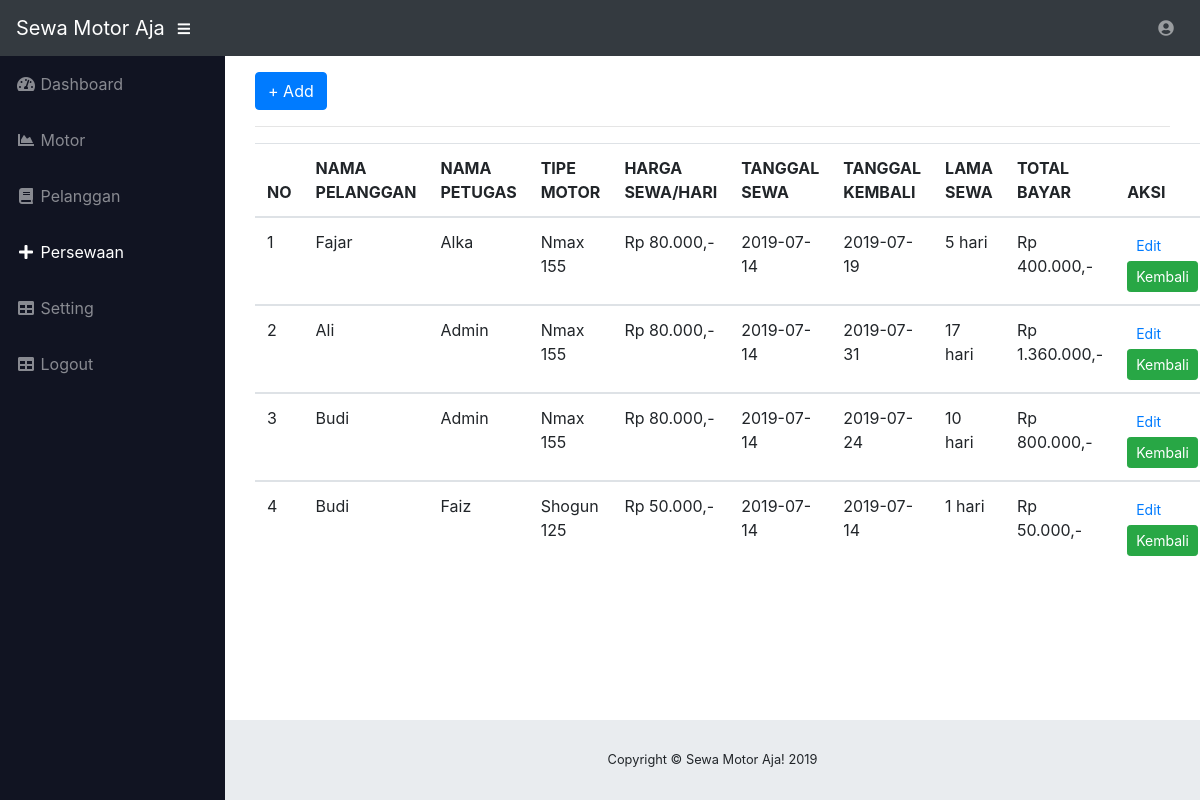
Page /index.php/login/persewaan on the committed database.
### tables this page shows
CREATE TABLE `persewaan` (
  `id_persewaan` int(11) NOT NULL,
  `id_admin` int(11) NOT NULL,
  `id_pelanggan` int(11) NOT NULL,
  `id_motor` int(11) NOT NULL,
  `tanggal_sewa` date NOT NULL,
  `tanggal_kembali` date NOT NULL,
  `lama_sewa` int(11) NOT NULL,
  `total_bayar` int(11) NOT NULL
);

CREATE TABLE `pelanggan` (
  `id_pelanggan` int(11) NOT NULL,
  `nama` varchar(50) NOT NULL,
  `no_hp` varchar(5) NOT NULL,
  `alamat` text NOT NULL,
  `email` varchar(50) NOT NULL,
  `foto` varchar(100) NOT NULL
);

CREATE TABLE `motor` (
  `id_motor` int(11) NOT NULL,
  `merk` varchar(50) NOT NULL,
  `tipe` varchar(50) NOT NULL,
  `bbm` varchar(50) NOT NULL,
  `harga` int(11) NOT NULL,
  `foto` varchar(100) NOT NULL
);

### application/controllers/Login.php (called while the page is built, shortened)
<?php
 class Login extends CI_Controller
 {
 	public function __construct()
 	{
 		$this->load->model('Modelku');
 		$this->load->helper('url');
 		$this->load->database();
 	}
 	public function persewaan()
 	{
 		$data['sewa'] = $this->Modelku->get_data();
 		$this->load->view('template/header');
		$this->load->view('template/menu4');
		$this->load->view('admin/persewaan',$data);
		$this->load->view('template/footer');
 	}
 }

### index.php (called while the page is built, shortened)
<?php
require_once BASEPATH.'core/CodeIgniter.php';

### application/models/Modelku.php (called while the page is built, shortened)
<?php
class Modelku extends CI_Model
{
	public function get_data()
	{
		$this->db->select("*");
		$this->db->from("persewaan");
		$this->db->join('admin','admin.id_admin=persewaan.id_admin');
		$this->db->join('pelanggan','pelanggan.id_pelanggan=persewaan.id_pelanggan');
		$this->db->join('motor','motor.id_motor=persewaan.id_motor');
		return $this->db->get()->result_array();
	}
}

### application/views/admin/persewaan.php (the view, shortened to what this page needs)
<div class="container">
	<a href="<?php echo base_url('login/tambah_persewaan') ?>" class="btn btn-primary">+ Add</a>
	<hr>
		<?php
			$i=1; echo $this->session->flashdata('tambah');
			function rupiah($angka)
		 	{
				$hasil_rupiah = "Rp " . number_format($angka,0,',','.') . ",-";
				return $hasil_rupiah;
			}
		?>
	<table class="table table-border table-hover">
	  <thead>
		<tr>
			<th>NO</th>
			<th>NAMA PELANGGAN</th>
			<th>NAMA PETUGAS</th>
			<th>TIPE MOTOR</th>
			<th>HARGA SEWA/HARI</th>
			<th>TANGGAL SEWA</th>
			<th>TANGGAL KEMBALI</th>
			<th>LAMA SEWA</th>
			<th>TOTAL BAYAR</th>
			<th>AKSI</th>
		</tr>
	  </thead>
		<?php foreach ($sewa as $sewas): ?>
	  <tbody>
		<tr>
			<td><?php echo "$i"; $i++; ?></td>
			<td><?php echo $sewas['nama'] ?></td>
			<td><?php echo $sewas['namaa'] ?></td>
			<td><?php echo $sewas['tipe'] ?></td>
			<td><?php echo rupiah($sewas['harga']) ?></td>
			<td><?php echo $sewas['tanggal_sewa'] ?></td>
			<td><?php echo $sewas['tanggal_kembali'] ?></td>
			<td><?php echo $sewas['lama_sewa'] ?> hari</td>
			<td><?php echo rupiah($sewas['lama_sewa']*$sewas['harga']) ?></td>
			<td>
				<a href="<?php echo base_url() ?>login/edit_sewa/<?php echo $sewas['id_persewaan'] ?>" class="btn btn-link btn-sm">Edit</a>
				<a onclick="return confirm('Apakah motor sudah dikembalikan???')" href="<?php echo base_url() ?>login/hapus_sewa/<?php echo $sewas['id_persewaan'] ?>" class="btn btn-success btn-sm">Kembali</a>
			</td>
		</tr>
	  </tbody>
		<?php endforeach ?>
	</table>
</div>

### application/views/template/header.php (shortened to what this page needs)
<!DOCTYPE html>
<html lang="en">
<head>
  <link href="<?php echo base_url() ?>asset/vendor/fontawesome-free/css/all.min.css" rel="stylesheet" type="text/css">
  <link href="<?php echo base_url() ?>asset/vendor/datatables/dataTables.bootstrap4.css" rel="stylesheet">
  <link href="<?php echo base_url() ?>asset/css/sb-admin.css" rel="stylesheet">
</head>

### application/views/template/menu4.php (shortened to what this page needs)
<body id="page-top">
  <nav class="navbar navbar-expand navbar-dark bg-dark static-top">
    <a class="navbar-brand mr-1" href="#">Sewa Motor Aja</a>
    <button class="btn btn-link btn-sm text-white order-1 order-sm-0" id="sidebarToggle" href="#">
      <i class="fas fa-bars"></i>
    </button>
    <ul class="navbar-nav ml-auto ml-md-0">
      <li class="nav-item dropdown no-arrow">
        <a class="nav-link dropdown-toggle" href="#" id="userDropdown" role="button" data-toggle="dropdown" aria-haspopup="true" aria-expanded="false">
          <i class="fas fa-user-circle fa-fw"></i>
        </a>
      </li>
    </ul>
  </nav>
  <div id="wrapper">
    <ul class="sidebar navbar-nav">
      <li class="nav-item">
        <a class="nav-link" href="<?php echo base_url('Login/admin') ?>">
          <i class="fas fa-fw fa-tachometer-alt"></i>
          <span>Dashboard</span>
        </a>
      </li>
      <li class="nav-item">
        <a class="nav-link" href="<?php echo base_url('Login/motor') ?>">
          <i class="fas fa-fw fa-chart-area"></i>
          <span>Motor</span>
        </a>
      </li>
      <li class="nav-item">
        <a class="nav-link" href="<?php echo base_url('Login/pelanggan') ?>">
          <i class="fas fa-fw fa-book"></i>
          <span>Pelanggan</span>
        </a>
      </li>
      <li class="nav-item active">
        <a class="nav-link" href="<?php echo base_url('Login/persewaan') ?>">
          <i class="fas fa-fw fa-plus"></i>
          <span>Persewaan</span>
        </a>
      </li>
      <li class="nav-item">
        <a class="nav-link" href="<?php echo base_url('Login/setting') ?>">
          <i class="fas fa-fw fa-table"></i>
          <span>Setting</span>
        </a>
      </li>
      <li class="nav-item">
        <a class="nav-link" href="<?php echo base_url('Login/logout') ?>">
          <i class="fas fa-fw fa-table"></i>
          <span>Logout</span>
        </a>
      </li>
    </ul>
    <div id="content-wrapper">
      <div class="container-fluid">

### application/views/template/footer.php (shortened to what this page needs)
      </div>
      <footer class="sticky-footer">
        <div class="container my-auto">
          <div class="copyright text-center my-auto">
            <span>Copyright © Sewa Motor Aja! 2019</span>
          </div>
        </div>
      </footer>
    </div>
  </div>
</body>
</html>

### rows in the picture
persewaan: id_pelanggan.nama "Fajar", id_admin.namaa "Alka", id_motor.tipe "Nmax 155", id_motor.harga "Rp 80.000,-", tanggal_sewa "2019-07-14", tanggal_kembali "2019-07-19", lama_sewa "5", rupiah($sewas['lama_sewa']*$sewas['harga']) "Rp 400.000,-"
persewaan: id_pelanggan.nama "Ali", id_admin.namaa "Admin", id_motor.tipe "Nmax 155", id_motor.harga "Rp 80.000,-", tanggal_sewa "2019-07-14", tanggal_kembali "2019-07-31", lama_sewa "17", rupiah($sewas['lama_sewa']*$sewas['harga']) "Rp 1.360.000,-"
persewaan: id_pelanggan.nama "Budi", id_admin.namaa "Admin", id_motor.tipe "Nmax 155", id_motor.harga "Rp 80.000,-", tanggal_sewa "2019-07-14", tanggal_kembali "2019-07-24", lama_sewa "10", rupiah($sewas['lama_sewa']*$sewas['harga']) "Rp 800.000,-"
persewaan: id_pelanggan.nama "Budi", id_admin.namaa "Faiz", id_motor.tipe "Shogun 125", id_motor.harga "Rp 50.000,-", tanggal_sewa "2019-07-14", tanggal_kembali "2019-07-14", lama_sewa "1", rupiah($sewas['lama_sewa']*$sewas['harga']) "Rp 50.000,-"
